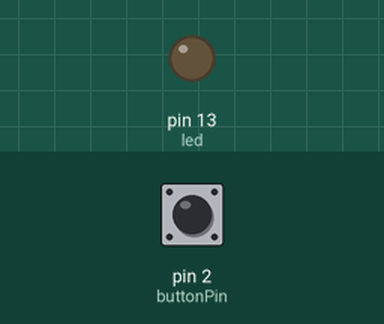
This sketch was run on a simulated Arduino Uno, built with avr-gcc and run on an emulated ATmega328P. On the bench: output pins drawn as LEDs (lit = HIGH). The inputs (shaded band) are chosen by the test bench; at power-on: pin 2 (buttonPin) HIGH. What the sketch prints to the serial monitor is not drawn.

Above: at 0.1 s.
At 1.1 s:
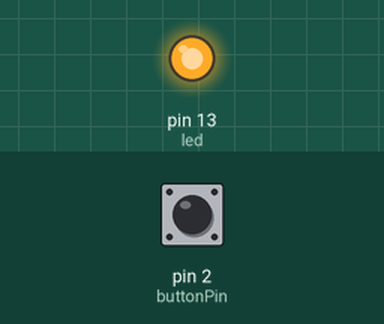
Timing chart, 0 to 3.5 s (numbered marks = the images above):
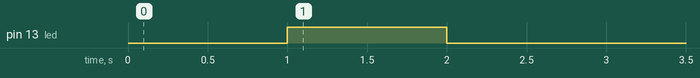

The sketch:

test.ino
```cpp
#include "math.h"
#include "Arduino.h"

double cal_phase;
int preState;
const int buttonPin = 2;
int led = 13;
int buttonState = 0;

void setup() {
  Serial.begin(9600);

  pinMode(buttonPin, INPUT_PULLUP);
  pinMode(led, OUTPUT);
}

void loop() {

  buttonState = digitalRead(buttonPin);
  if (buttonState != preState){
    if (buttonState == HIGH){
      digitalWrite(led, LOW);
      delay(1000);
      digitalWrite(led, HIGH);   // turn the LED on (HIGH is the voltage level)
      delay(1000);               // wait for a second
      digitalWrite(led, LOW);    // turn the LED off by making the voltage LOW
      Serial.println("pressed");
      cal_phase = abs(10-100);
      Serial.println(cal_phase);
      cal_phase = abs(100-10);
      Serial.println(cal_phase);
  }
 }
  preState = buttonState;
}
```

Measured:
- by itself, pin 13 (led): LOW → HIGH at 1.0 s, → LOW 1.0 s later
